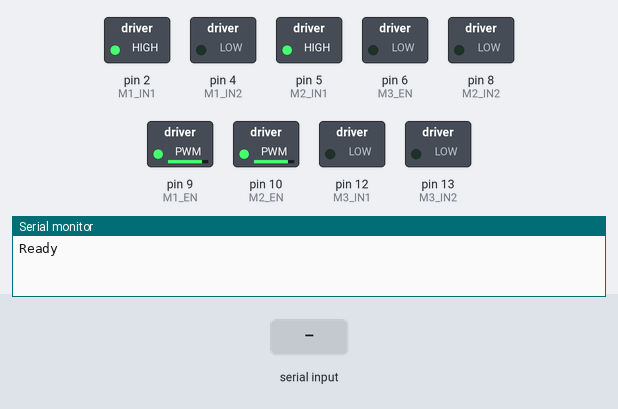
Bench run of a sketch on a simulated Arduino Uno, built with avr-gcc and run on an emulated ATmega328P. On the bench: switched loads named in the sketch (green lamp = pin HIGH), the last lines printed to the serial monitor. Inputs (shaded band) come from the test bench.

Above: at 1.2 s.
1.3 s: "90,45\n" received over Serial
At 2.3 s:
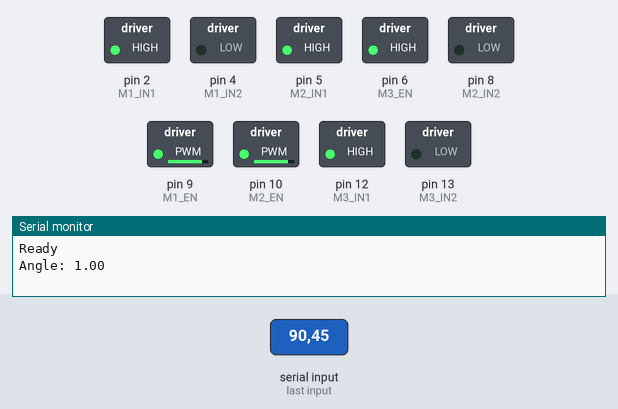
Timing chart, 0 to 4.3 s (numbered marks = the images above; inputs shaded):
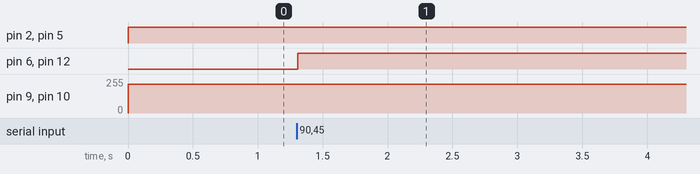

Measured:
- after the input at 1.3 s, pin 6 (M3_EN), pin 12 (M3_IN1): LOW → HIGH at once

The sketch:

pi2Arduino.ino
```cpp
//THis code is for Serial communitcaion from Raspberry pi to the arduino, use this code for actual driving

// --- Pin definitions for the L298n ---
const int M1_EN  = 9;
const int M1_IN1 = 2;
const int M1_IN2 = 4;

const int M2_EN  = 10;
const int M2_IN1 = 5;
const int M2_IN2 = 8;

const int M3_EN  = 6;
const int M3_IN1 = 12;
const int M3_IN2 = 13;

// --- Config ---
const int DRIVE_SPEED = 215;   // forward speed for M1 + M2 (0–255) 200 for tiles
const int TURN_SCALE  = 255;   // max turning power 255

int minSteeringPower = 120; // 150 for tiles //120 for garage
// --- Serial ---
String inputBuffer = "";
float steeringAngle = 0;

// --- Motor funtion ---
void setMotor(int en, int in1, int in2, int speed) {
  speed = constrain(speed, -255, 255);

  if (speed > 0) {
    digitalWrite(in1, HIGH);
    digitalWrite(in2, LOW);
    analogWrite(en, speed);
  }
  else if (speed < 0) {
    digitalWrite(in1, LOW);
    digitalWrite(in2, HIGH);
    analogWrite(en, -speed);
  }
  else {
    digitalWrite(in1, LOW);
    digitalWrite(in2, LOW);
    analogWrite(en, 0);
  }
}

void stopAll() {
  setMotor(M1_EN, M1_IN1, M1_IN2, 0);
  setMotor(M2_EN, M2_IN1, M2_IN2, 0);
  setMotor(M3_EN, M3_IN1, M3_IN2, 0);
}

// --- Setup ---
void setup() {
  pinMode(M1_EN, OUTPUT); pinMode(M1_IN1, OUTPUT); pinMode(M1_IN2, OUTPUT);
  pinMode(M2_EN, OUTPUT); pinMode(M2_IN1, OUTPUT); pinMode(M2_IN2, OUTPUT);
  pinMode(M3_EN, OUTPUT); pinMode(M3_IN1, OUTPUT); pinMode(M3_IN2, OUTPUT);

  Serial.begin(9600);
  Serial.println("Ready");
}

// --- Loop ---
void loop() {

  // --- Read serial angle from Pi ---
  while (Serial.available()) {
    char c = Serial.read();
    if (c == '\n') {
      steeringAngle = inputBuffer.toFloat();
      inputBuffer = "";

      // clamp input, althought eh model already outputs a value between -1 and 1, we keep this here just in case
      steeringAngle = constrain(steeringAngle, -1.0, 1.0);

      Serial.print("Angle: ");
      Serial.println(steeringAngle);
    }
    else {
      inputBuffer += c;
    }
  }

  // --- Drive forward (constant) ---
  setMotor(M1_EN, M1_IN1, M1_IN2, DRIVE_SPEED);
  setMotor(M2_EN, M2_IN1, M2_IN2, DRIVE_SPEED);

  // --- Steering (rear wheel) ---
int turnPower = (int)(steeringAngle * TURN_SCALE);
//int turnPower = (int)steeringAngle;
  if (turnPower != 0 && abs(turnPower) < minSteeringPower ) {
    turnPower = (turnPower > 0) ? minSteeringPower : -minSteeringPower;
  }

  setMotor(M3_EN, M3_IN1, M3_IN2, turnPower);
}
```
